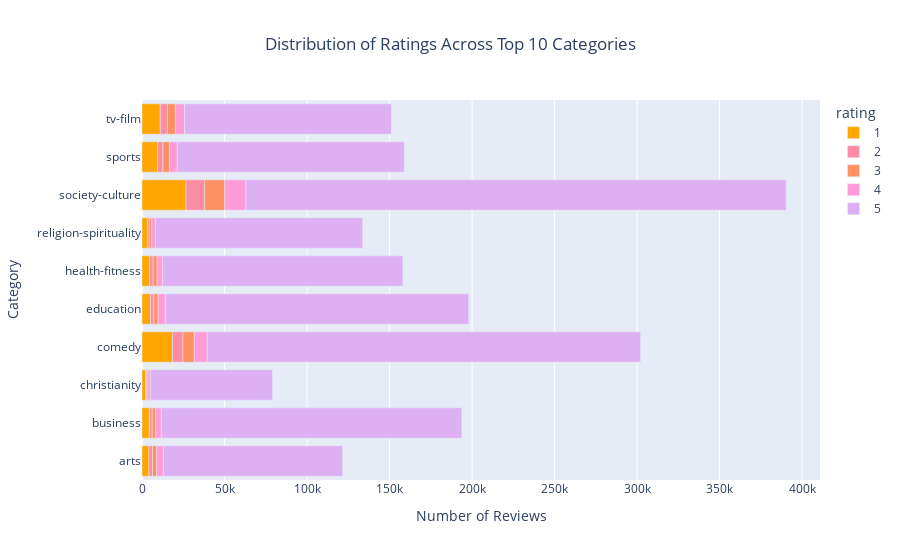

Notebook code cell kept with this figure:
### Markdown cell above
The most common categories for podcasts, as revealed by the graph, are as follows:

1. **'Society-Culture'** is the most popular category, with over **16,772 podcasts**.
2. The **'Education'**, **'Religion Spirituality'**,**'Comedy'** and **'Business'** categories follow next, each hosting around **10,000 podcasts**.

The remaining categories, namely **'Arts'**, **'Sports'**, **'Christianity'**, **'Health-Fitness'**,**'TV-Film'**, have fewer podcasts. 

Therefore, it is clear that certain categories, specifically 'Society-Culture', 'Education', and 'Religion Spirituality', have more podcasts than others.

Next, we can investigate how the distribution of ratings varies across the top 10 categories in terms of the number of reviews. This will help us understand whether certain categories tend to receive higher or lower ratings. Additionally, we can determine if the list of these podcasts remains the same when sorted by the number of reviews.

### Code cell
query = """
SELECT 
    c.category, 
    r.rating, 
    COUNT(*) as count
FROM 
    reviews_cleaned as r
JOIN 
    categories as c ON r.podcast_id = c.podcast_id
WHERE 
    c.category IN (
        SELECT category 
        FROM categories 
        GROUP BY category 
        ORDER BY COUNT(*) DESC 
        LIMIT 10
    )
GROUP BY 
    c.category, 
    r.rating;
"""
categories_distribution_by_rating = pd.read_sql_query(query, conn)

color_list = ['#ffa600', '#ff8ca3', '#ff9061', '#ff9cd7','#dcb0f2']

create_horizontal_bar_chart(categories_distribution_by_rating, 'count', 'category', 
                            'Number of Reviews', 'Category', 
                            "Distribution of Ratings Across Top 10 Categories", color_list)

### Figure 1 — Plotly figure (JSON) as saved in the notebook; plotly's stock layout.template omitted (floating-point values rounded to 4 significant figures)
{"data": [{"alignmentgroup": "True", "hovertemplate": "rating=1<br>count=%{x}<br>category=%{y}<extra></extra>", "legendgroup": "1", "marker": {"color": "#ffa600", "pattern": {"shape": ""}}, "name": "1", "offsetgroup": "1", "orientation": "h", "showlegend": true, "textposition": "auto", "type": "bar", "x": [4197, 4435, 2210, 18450, 5166, 4648, 3386, 26708, 9410, 11092], "xaxis": "x", "y": ["arts", "business", "christianity", "comedy", "education", "health-fitness", "religion-spirituality", "society-culture", "sports", "tv-film"], "yaxis": "y"}, {"alignmentgroup": "True", "hovertemplate": "rating=2<br>count=%{x}<br>category=%{y}<extra></extra>", "legendgroup": "2", "marker": {"color": "#ff8ca3", "pattern": {"shape": ""}}, "name": "2", "offsetgroup": "2", "orientation": "h", "showlegend": true, "textposition": "auto", "type": "bar", "x": [2158, 1766, 609, 6388, 2054, 2103, 1106, 11260, 3261, 4323], "xaxis": "x", "y": ["arts", "business", "christianity", "comedy", "education", "health-fitness", "religion-spirituality", "society-culture", "sports", "tv-film"], "yaxis": "y"}, {"alignmentgroup": "True", "hovertemplate": "rating=3<br>count=%{x}<br>category=%{y}<extra></extra>", "legendgroup": "3", "marker": {"color": "#ff9061", "pattern": {"shape": ""}}, "name": "3", "offsetgroup": "3", "orientation": "h", "showlegend": true, "textposition": "auto", "type": "bar", "x": [2491, 2121, 795, 6866, 2537, 2421, 1350, 12164, 3941, 4813], "xaxis": "x", "y": ["arts", "business", "christianity", "comedy", "education", "health-fitness", "religion-spirituality", "society-culture", "sports", "tv-film"], "yaxis": "y"}, {"alignmentgroup": "True", "hovertemplate": "rating=4<br>count=%{x}<br>category=%{y}<extra></extra>", "legendgroup": "4", "marker": {"color": "#ff9cd7", "pattern": {"shape": ""}}, "name": "4", "offsetgroup": "4", "orientation": "h", "showlegend": true, "textposition": "auto", "type": "bar", "x": [4094, 3398, 1467, 7793, 4392, 3348, 2479, 12818, 4773, 5591], "xaxis": "x", "y": ["arts", "business", "christianity", "comedy", "education", "health-fitness", "religion-spirituality", "society-culture", "sports", "tv-film"], "yaxis": "y"}, {"alignmentgroup": "True", "hovertemplate": "rating=5<br>count=%{x}<br>category=%{y}<extra></extra>", "legendgroup": "5", "marker": {"color": "#dcb0f2", "pattern": {"shape": ""}}, "name": "5", "offsetgroup": "5", "orientation": "h", "showlegend": true, "textposition": "auto", "type": "bar", "x": [108696, 182070, 74016, 262635, 183872, 145522, 125420, 327358, 137573, 125271], "xaxis": "x", "y": ["arts", "business", "christianity", "comedy", "education", "health-fitness", "religion-spirituality", "society-culture", "sports", "tv-film"], "yaxis": "y"}], "layout": {"barmode": "relative", "legend": {"title": {"text": "rating"}, "tracegroupgap": 0}, "title": {"text": "Distribution of Ratings Across Top 10 Categories", "x": 0.5}, "xaxis": {"anchor": "y", "domain": [0, 1], "title": {"text": "Number of Reviews"}}, "yaxis": {"anchor": "x", "domain": [0, 1], "title": {"text": "Category"}}}}
